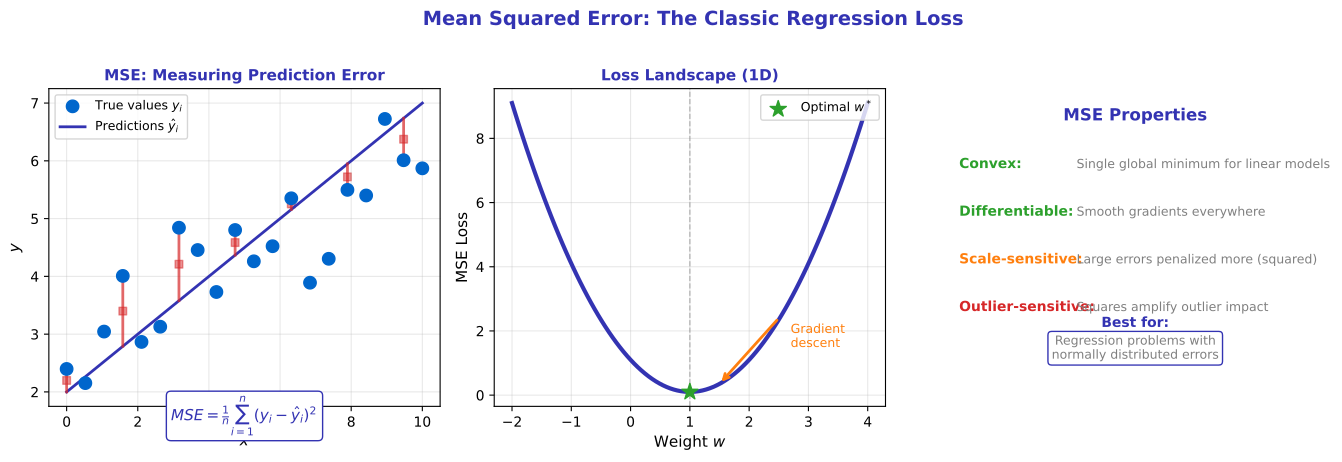

This chart was generated by the following Python code:
"""
Mean Squared Error Loss Visualization
Module 3: Training Neural Networks
"""

import matplotlib.pyplot as plt
import numpy as np

CHART_METADATA = {
    'title': 'MSE Visualization',
    'url': 'https://github.com/QuantLet/neural-networks-introduction/tree/main/mse_visualization'
}

# Colors
mlpurple = '#3333B2'
mlblue = '#0066CC'
mlorange = '#FF7F0E'
mlgreen = '#2CA02C'
mlred = '#D62728'
mlgray = '#7F7F7F'

fig, axes = plt.subplots(1, 3, figsize=(14, 4.5))

# ==================== LEFT: MSE Concept ====================
ax = axes[0]

np.random.seed(42)
x = np.linspace(0, 10, 20)
y_true = 2 + 0.5 * x + np.random.randn(20) * 0.8
y_pred = 2 + 0.5 * x  # Perfect line

ax.scatter(x, y_true, c=mlblue, s=80, label='True values $y_i$', zorder=5)
ax.plot(x, y_pred, color=mlpurple, linewidth=2, label='Predictions $\\hat{y}_i$')

# Draw error bars
for xi, yi, ypi in zip(x[::3], y_true[::3], y_pred[::3]):
    ax.plot([xi, xi], [yi, ypi], color=mlred, linewidth=2, alpha=0.7)
    ax.scatter([xi], [(yi + ypi)/2], marker='s', c=mlred, s=30, alpha=0.5)

ax.set_xlabel('$x$', fontsize=11)
ax.set_ylabel('$y$', fontsize=11)
ax.set_title('MSE: Measuring Prediction Error', fontsize=11, fontweight='bold', color=mlpurple)
ax.legend(loc='upper left', fontsize=9)
ax.grid(True, alpha=0.3)

# MSE formula
ax.text(5, 1.5, '$MSE = \\frac{1}{n}\\sum_{i=1}^{n}(y_i - \\hat{y}_i)^2$',
        fontsize=11, ha='center', color=mlpurple,
        bbox=dict(boxstyle='round,pad=0.3', facecolor='white', edgecolor=mlpurple))

# ==================== MIDDLE: MSE as Function of Parameter ====================
ax = axes[1]

# MSE as function of weight w
w_range = np.linspace(-2, 4, 100)
true_w = 1.0
mse_values = (w_range - true_w)**2 + 0.1  # Simplified MSE curve

ax.plot(w_range, mse_values, color=mlpurple, linewidth=3)
ax.scatter([true_w], [0.1], c=mlgreen, s=150, marker='*', zorder=5, label='Optimal $w^*$')
ax.axvline(x=true_w, color=mlgray, linewidth=1, linestyle='--', alpha=0.5)

ax.set_xlabel('Weight $w$', fontsize=11)
ax.set_ylabel('MSE Loss', fontsize=11)
ax.set_title('Loss Landscape (1D)', fontsize=11, fontweight='bold', color=mlpurple)
ax.legend(loc='upper right', fontsize=9)
ax.grid(True, alpha=0.3)

# Gradient arrow
ax.annotate('', xy=(1.5, 0.35), xytext=(2.5, 2.4),
            arrowprops=dict(arrowstyle='->', color=mlorange, lw=2))
ax.text(2.7, 1.5, 'Gradient\ndescent', fontsize=9, color=mlorange)

# ==================== RIGHT: Properties ====================
ax = axes[2]
ax.set_xlim(0, 10)
ax.set_ylim(0, 10)
ax.axis('off')

ax.text(5, 9, 'MSE Properties', fontsize=12, fontweight='bold', ha='center', color=mlpurple)

properties = [
    ('Convex', 'Single global minimum for linear models', mlgreen),
    ('Differentiable', 'Smooth gradients everywhere', mlgreen),
    ('Scale-sensitive', 'Large errors penalized more (squared)', mlorange),
    ('Outlier-sensitive', 'Squares amplify outlier impact', mlred),
]

y_pos = 7.5
for name, desc, color in properties:
    ax.text(0.5, y_pos, name + ':', fontsize=10, fontweight='bold', color=color)
    ax.text(3.5, y_pos, desc, fontsize=9, color=mlgray)
    y_pos -= 1.5

# Use cases
ax.text(5, 2.5, 'Best for:', fontsize=10, fontweight='bold', ha='center', color=mlpurple)
ax.text(5, 1.5, 'Regression problems with\nnormally distributed errors',
        fontsize=9, ha='center', color=mlgray,
        bbox=dict(boxstyle='round,pad=0.3', facecolor='white', edgecolor=mlpurple))

fig.suptitle('Mean Squared Error: The Classic Regression Loss',
             fontsize=14, fontweight='bold', color=mlpurple, y=1.02)

plt.tight_layout()
plt.savefig('mse_visualization.pdf', format='pdf', bbox_inches='tight', dpi=300)
plt.savefig('mse_visualization.png', format='png', bbox_inches='tight', dpi=300)
plt.close()

print("Generated: mse_visualization.pdf")
